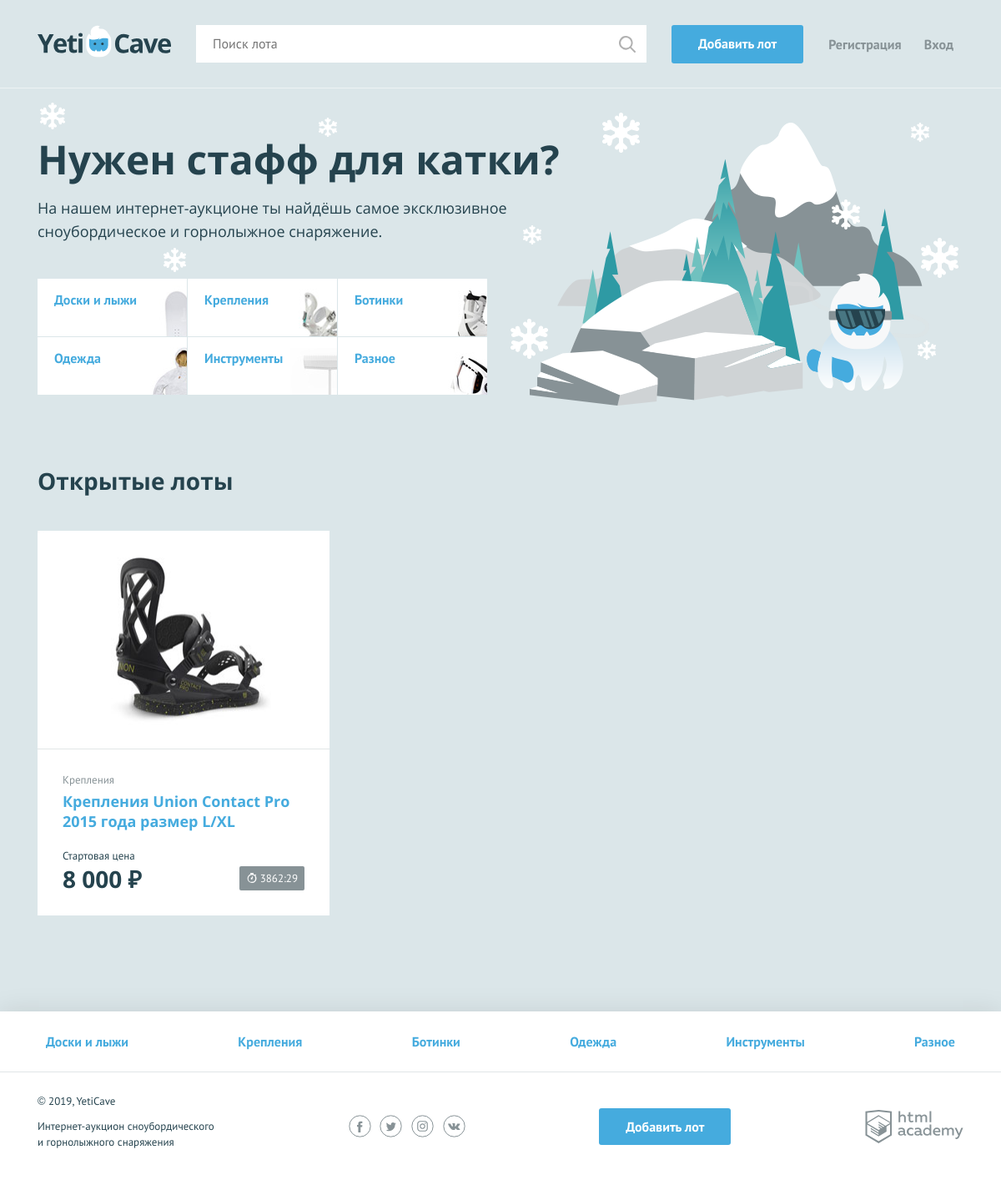
The page / on the database its author committed.
### tables this page shows
CREATE TABLE categories (
    id INT PRIMARY KEY AUTO_INCREMENT,
    name VARCHAR(255) NOT NULL,
    code VARCHAR(255) NOT NULL UNIQUE
);

CREATE TABLE lots (
    id INT PRIMARY KEY AUTO_INCREMENT,
    created_at DATETIME DEFAULT CURRENT_TIMESTAMP,
    name VARCHAR(255) NOT NULL,
    description TEXT NOT NULL,
    img VARCHAR(255) NOT NULL,
    start_price INT NOT NULL,
    finish_time DATETIME,
    bet_step INT NOT NULL,
    user_id INT,
    winner_id INT,
    category_id INT,
    FOREIGN KEY (user_id) REFERENCES users(id),
    FOREIGN KEY (winner_id) REFERENCES users(id),
    FOREIGN KEY (category_id) REFERENCES categories(id)
);

### helpers.php (called while the page is built, shortened)
<?php
function include_template($name, array $data = []) {
    extract($data);
    require $name;
    $result = ob_get_clean();
    return $result;
}
function price_format(float $number, bool $need_currency = false): string {
    $integer = ceil($number);
    $value = number_format($integer, 0, '', ' ');
    return $value. ($need_currency ? ' ₽' : '');
}
function get_time_left(string $date): array {
    $current_date = new DateTime('now');
    $value_date = new DateTime($date);
    $diff = date_diff($current_date, $value_date);
    $total_hours = $diff->days * 24 + $diff->h;
    return [str_pad($total_hours, 2, '0', STR_PAD_LEFT), str_pad($diff->i, 2, '0', STR_PAD_LEFT)];
}

### models.php (called while the page is built, shortened)
<?php
    function get_lots() {
        return "SELECT lots.id, lots.name AS name, start_price AS price, img, finish_time AS end_date, categories.name AS category
                FROM lots INNER JOIN categories ON lots.category_id = categories.id
                WHERE finish_time > NOW() ORDER BY finish_time DESC;";
    }
    function get_category() {
        return 'SELECT * FROM categories;';
    }

### session.php (called while the page is built, shortened)
<?php
    $user_name = $_SESSION['name'] ?? null;

### templates/main.php (the view)
<section class="promo">
    <h2 class="promo__title">Нужен стафф для катки?</h2>
    <p class="promo__text">На нашем интернет-аукционе ты найдёшь самое эксклюзивное сноубордическое и горнолыжное снаряжение.</p>
    <ul class="promo__list">
        <?php foreach ($categories as $category): ?>
            <li class="promo__item promo__item--<?=htmlspecialchars($category['code'])?>">
                <a class="promo__link" href="/<?=$category['code'];?>.php"><?=htmlspecialchars($category['name']);?></a>
            </li>
        <?php endforeach; ?>
    </ul>
</section>
<section class="lots">
    <div class="lots__header">
        <h2>Открытые лоты</h2>
    </div>
    <ul class="lots__list">
        <?php foreach ($lots as $lot): ?>
            <li class="lots__item lot">
                <div class="lot__image">
                    <img src="/uploads/<?=htmlspecialchars($lot['img']);?>" width="350" height="260" alt="">
                </div>
                <div class="lot__info">
                    <span class="lot__category"><?=htmlspecialchars($lot['category']);?></span>
                    <h3 class="lot__title"><a class="text-link" href="/lot.php?id=<?=$lot['id'];?>"><?=htmlspecialchars($lot['name']);?></a></h3>
                    <div class="lot__state">
                        <div class="lot__rate">
                            <span class="lot__amount">Стартовая цена</span>
                            <span class="lot__cost"><?=htmlspecialchars(price_format($lot['price'], true));?></span>
                        </div>
                        <?php $timeleft_arr = get_time_left(htmlspecialchars($lot['end_date']));?>
                        <div class="lot__timer timer <?=$timeleft_arr[0] == 0 ? 'timer--finishing' : '';?>">
                            <?=$timeleft_arr[0];?>:<?=$timeleft_arr[1];?>
                        </div>
                    </div>
                </div>
            </li>
        <?php endforeach; ?>
    </ul>
</section>

### templates/layouts/master.php (shortened to what this page needs)
<!DOCTYPE html>
<html lang="ru">
<head>
    <link href="../css/normalize.min.css" rel="stylesheet">
    <link href="../css/style.css" rel="stylesheet">
    <link href="../css/flatpickr.min.css" rel="stylesheet">
</head>
<body>
<div class="page-wrapper">
    <header class="main-header">
        <div class="main-header__container container">
            <a class="main-header__logo" <?=!isset($is_main_page) ? 'href="/"' : '';?>>
                <img src="../img/logo.svg" width="160" height="39" alt="Логотип компании YetiCave">
            </a>
            <form class="main-header__search" method="get" action="/search.php" autocomplete="off">
                <input type="search" name="search" placeholder="Поиск лота">
                <input class="main-header__search-btn" type="submit">
            </form>
            <a class="main-header__add-lot button" href="/add.php">Добавить лот</a>
            <nav class="user-menu">
                <?php if (isset($user_name) && $user_name): ?>
                    <div class="user-menu__logged">
                        <p><?=$user_name;?></p>
                        <a class="user-menu__bets" href="pages/my-bets.html">Мои ставки</a>
                        <a class="user-menu__logout" href="/logout.php">Выход</a>
                    </div>
                <?php else: ?>
                    <ul class="user-menu__list">
                        <li class="user-menu__item">
                            <a href="/sign-up.php">Регистрация</a>
                        </li>
                        <li class="user-menu__item">
                            <a href="/login.php">Вход</a>
                        </li>
                    </ul>
                <?php endif ?>
            </nav>
        </div>
    </header>
    <main <?php if (!empty($container_class)) print("class='$container_class'") ?>>
        <?=$mainContent;?>
    </main>
</div>
<footer class="main-footer">
    <nav class="nav">
        <ul class="nav__list container">
            <?php foreach ($categories as $category): ?>
                <li class="nav__item">
                    <a href="/<?=$category['code'];?>.php"><?=$category['name'];?></a>
                </li>
            <?php endforeach; ?>
        </ul>
    </nav>
    <div class="main-footer__bottom container">
        <div class="main-footer__copyright">
            <p>© 2019, YetiCave</p>
            <p>Интернет-аукцион сноубордического и горнолыжного снаряжения</p>
        </div>
        <div class="main-footer__social social">
            <a class="social__link social__link--facebook" href="#">
            </a>
            <a class="social__link social__link--twitter" href="#">
            </a>
            <a class="social__link social__link--instagram" href="#">
            </a>
            <a class="social__link social__link--vkontakte" href="#">
            </a>
        </div>
        <a class="main-footer__add-lot button" href="/add.php">Добавить лот</a>
        <div class="main-footer__developed-by">
            <a class="logo-academy" href="https://htmlacademy.ru/intensive/php">
            </a>
        </div>
    </div>
</footer>
</body>
</html>

### index.php (shortened to what this page needs)
<?php
    require_once('session.php');
    require_once('models.php');
    require_once('helpers.php');
    require_once('db_init.php');
    $query = get_lots();
    $result = mysqli_query($mysqli, $query);
    $lots = mysqli_fetch_all($result, MYSQLI_ASSOC);
    $query = get_category();
    $result = mysqli_query($mysqli, $query);
    $categories = mysqli_fetch_all($result, MYSQLI_ASSOC);
    $mainContent = include_template('templates/main.php', [
        'categories' => $categories,
        'lots' => $lots
    ]);
    $layout = include_template('templates/layouts/master.php', [
        'mainContent' => $mainContent,
        'categories' => $categories,
        'user_name' => $user_name,
        'title' => 'Главная страница',
        'container_class' => 'container',
        'is_main_page' => true
    ]);
    print($layout);

### rows shown on the page
categories: shows a picture, name "Доски и лыжи"
categories: shows a picture, name "Крепления"
categories: shows a picture, name "Ботинки"
categories: shows a picture, name "Одежда"
categories: shows a picture, name "Инструменты"
categories: shows a picture, name "Разное"
lots: img (picture), category.name "Крепления", name "Крепления Union Contact Pro 2015 года размер L/XL", start_price "8 000 ₽", finish_time "3862", finish_time "29"
